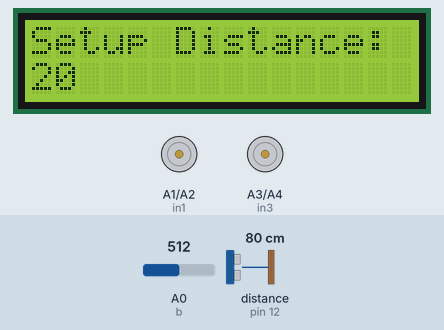
Recording of a sketch running on a simulated Arduino Uno, built with avr-gcc and run on an emulated ATmega328P. Shown: 16×2 character LCD, motor-driver pin pairs drawn as motors (green arrow = first pin HIGH = forward, orange = second pin HIGH = backward, longer = more drive, scaled by the enable pin). The test bench sets the inputs (shaded band); at power-on: A0 (b) = 512, distance to the obstacle (sensor on pin 12) 80 cm. The echo pulse lasts 58.3 µs per cm; what the sketch prints to the serial monitor is not drawn.

Above: at 0.8 s.
0.9 s: A0 (b) set to 610
At 2.2 s:
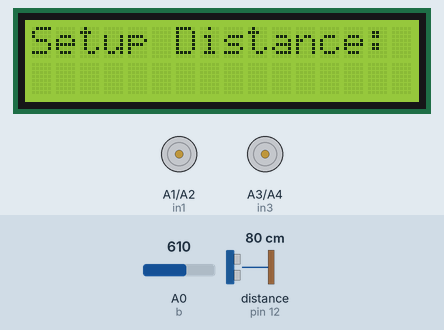
2.5 s: A0 (b) set to 782
4.0 s: A0 (b) set to 815
At 5.0 s:
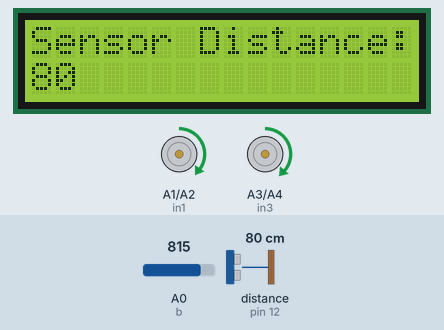
Timing chart, 0 to 7.0 s (numbered marks = the images above; inputs shaded):
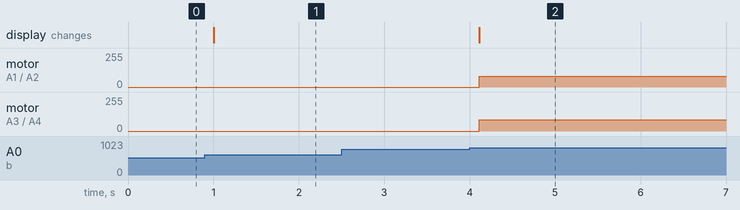

Measured:
- the behaviour switches between 799 and 800 on A0 (b) (found by bisection; images 1 and 2)
- after the input at 0.9 s, the display: changes after 0.11 s (image 1)
- after the input at 2.5 s, every drawn part: stays the same
- after the input at 4.0 s, motor on A1 (in1) / A2 (in2): stopped → forward 80/255 after 0.11 s; motor on A3 (in3) / A4 (in4): stopped → forward 85/255 after 0.11 s; the display: changes after 0.11 s (image 2)

The sketch:

CarUltrasonic.ino
```cpp
#include <LiquidCrystal.h>
#include <Ultrasonic.h>
//lcd vars
int rs = 8, en = 9, d4 = 4, d5 = 5, d6 = 6, d7 = 7;
//Motor Driver vars
int in1 = A1, in2 = A2, in3 = A3, in4 = A4, enR = 3, enL = 11;
//Button Pin
int b = A0;
// Button Variables
int timeSpent;
//Speed Variables
int baseSpeed = 80;
int turnSpeed = 83;
int speedL, speedR;
// Ultrasonic Variables
const int trig = 2, echo = 12;
int distance;
int stopDistance = 20;

// Setting up objects
// lcd
LiquidCrystal lcd(rs, en, d4, d5, d6, d7);
// ultrasonic
Ultrasonic ultrasonic(trig, echo);

void moveCar(int speed2, int speed1){
  //Setting Speed of the wheels
  analogWrite(enR, abs(speed1));
  analogWrite(enL, abs(speed2));

  //Move Right Wheel Forward if speed > 0 else move backwards
  if(speed1 > 0){
    digitalWrite(in1, HIGH);
    digitalWrite(in2, LOW);
  } else if(speed1 < 0){
    digitalWrite(in1, LOW);
    digitalWrite(in2, HIGH);
  } else{
    digitalWrite(in1, LOW);
    digitalWrite(in2, LOW);
  }

  //Move Left Wheel Forward if speed > 0 else move backwards
  if(speed2 > 0){
    digitalWrite(in3, HIGH);
    digitalWrite(in4, LOW);
  } else if(speed2 < 0){
    digitalWrite(in3, LOW);
    digitalWrite(in4, HIGH);
  } else{
    digitalWrite(in3, LOW);
    digitalWrite(in4, LOW);
  }
}

int buttonRead(int initial, String question){
  lcd.setCursor(0, 0);
  lcd.print(question);
  int start = 0;
  int bState = analogRead(b);

  // Button Reading
  while(start == 0){
    bState = analogRead(b);
    lcd.setCursor(0, 1);
    lcd.print("                ");
    lcd.setCursor(0, 1);
    lcd.print(initial);
    Serial.println(bState);

    if(bState < 60){
      initial++;

      while(bState < 60){
        bState = analogRead(b);
      }
    } else if(bState < 200){
      initial+=10;

      while(bState < 200){
        bState = analogRead(b);
      }
    } else if(bState < 400){
      initial-=10;

      while(bState < 400){
        bState = analogRead(b);
      }
    } else if(bState < 600){
      initial--;

      while(bState < 600){
        bState = analogRead(b);
      }
    } else if(bState >= 600 && bState <= 800){
      timeSpent = millis()/1000;
      lcd.setCursor(0,1);
      lcd.print("                 ");

      while(bState < 800){
        bState = analogRead(b);
      }
      start = 1;
    }

    delay(100);
  }

  lcd.clear();
  return initial;
}

void setSpeedUltrasonic(){
  if(distance < stopDistance){
    speedL = 0;
    speedR = 0;
  } else {
    speedL = baseSpeed;
    speedR = baseSpeed;
  }
}

void setup() {
  // put your setup code here, to run once:
  //Setting Up the lcd
  lcd.begin(16, 2);
  // Asking Stopping Distance
  stopDistance = buttonRead(stopDistance, "Setup Distance: ");

  //Begin Serial
  Serial.begin(9600);

  // Printing initial lcd
  lcd.setCursor(0, 0);
  lcd.print("Sensor Distance:  ");

  //Motor Pins
  pinMode(in1, OUTPUT);
  pinMode(in2, OUTPUT);
  pinMode(in3, OUTPUT);
  pinMode(in4, OUTPUT);
  //Button Pins
  pinMode(b, INPUT);
}

void loop() {
  // put your main code here, to run repeatedly:
  // Ultrasonic
  distance = ultrasonic.read();

  // Setting Speed of the wheels
  setSpeedUltrasonic();

  //Speed Tuning
  speedR*=1.07;

  // Moving Motors
  moveCar(speedL, speedR);

  // Printing to lcd
  lcd.setCursor(0, 1);
  lcd.print("                ");
  lcd.setCursor(0, 1);
  lcd.print(distance);

  delay(100);

  // Printing to Serial
  Serial.println(distance);
}
```
